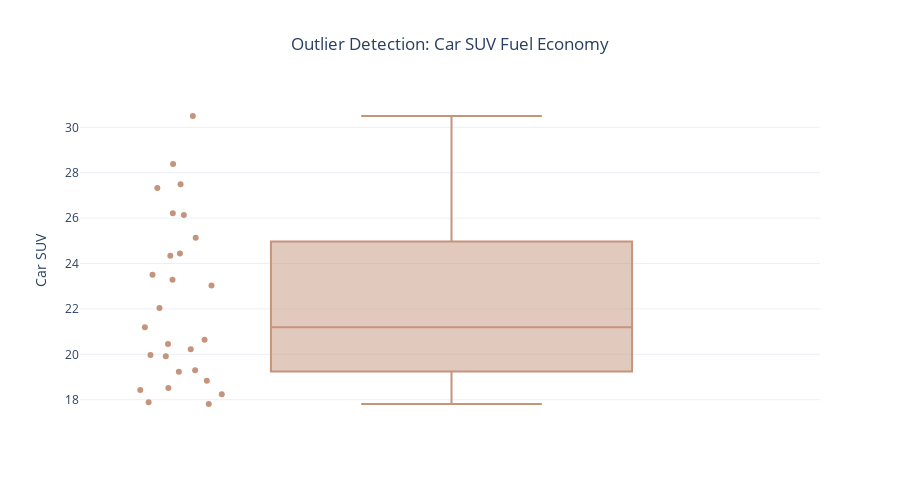

The notebook cell this image was saved under:
### Code cell
''' Outlier Detection for Car Fuel Economy using Z-Score Method and Box Plot '''

# Use an existing column name from the DataFrame (e.g., "Car")
col_name = "Car SUV"

# Compute Z-score for the selected column
fueleconomy["Z_fueleconomy"] = (
    (fueleconomy[col_name] - fueleconomy[col_name].mean())
    / fueleconomy[col_name].std()
)

# Flag potential outliers (|Z| > 3)
fueleconomy_outliers = fueleconomy[np.abs(fueleconomy["Z_fueleconomy"]) > 3]

print(f"Detected {len(fueleconomy_outliers)} potential outliers in '{col_name}' fueleconomy.")
display(fueleconomy_outliers[["Year", col_name, "Z_fueleconomy"]])

# visual outlier detection with box plot
figfe4 = px.box(
    fueleconomy,
    y=col_name,
    title=f"Outlier Detection: {col_name} Fuel Economy",
    points="all",
    color_discrete_sequence=[colors["fueleconomy"]]
)
figfe4.update_layout(template="plotly_white", title_x=0.5, height=500)
figfe4.show()

### Figure 1 — Plotly figure (JSON) as saved in the notebook; plotly's stock layout.template omitted (floating-point values rounded to 4 significant figures)
{"data": [{"alignmentgroup": "True", "boxpoints": "all", "hovertemplate": "Car SUV=%{y}<extra></extra>", "legendgroup": "", "marker": {"color": "#C5947C"}, "name": "", "notched": false, "offsetgroup": "", "orientation": "v", "showlegend": false, "type": "box", "x0": " ", "xaxis": "x", "y": [17.81, 18.43, 19.23, 18.24, 18.51, 17.89, 18.83, 19.3, 19.91, 19.97, 20.22, 20.45, 20.64, 21.19, 22.04, 23.03, 23.51, 23.29, 24.34, 24.44, 25.14, 26.21, 26.14, 27.33, 27.49, 28.38, 30.5], "y0": " ", "yaxis": "y"}], "layout": {"boxmode": "group", "height": 500, "legend": {"tracegroupgap": 0}, "title": {"text": "Outlier Detection: Car SUV Fuel Economy", "x": 0.5}, "xaxis": {"anchor": "y", "domain": [0, 1]}, "yaxis": {"anchor": "x", "domain": [0, 1], "title": {"text": "Car SUV"}}}}
